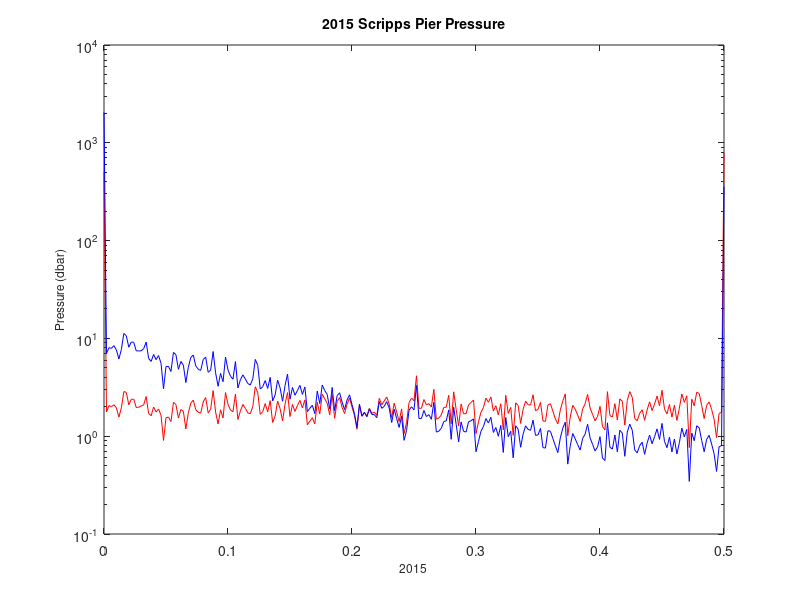
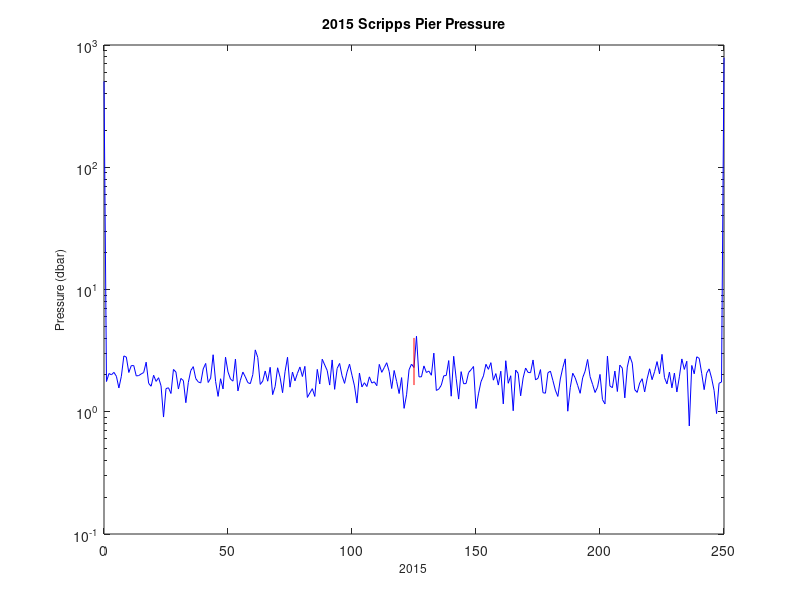
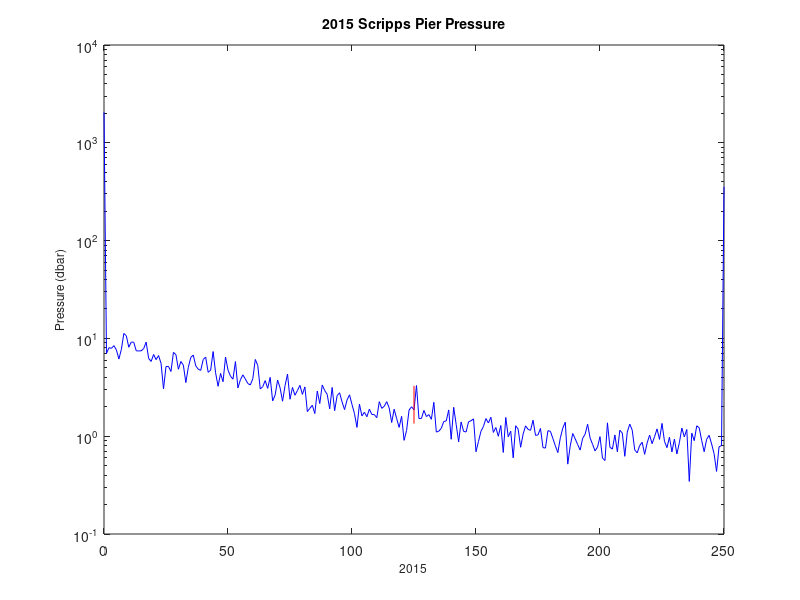

Recreate these plots in MATLAB, in order.
% file SIOC 221A HW 5
% 
% author Julia Dohner
%
% due date November 2, 2017

clear all; close all;

%% Compute two spectra - attempt via Lecture 7 Notes

% compute two spectra for white noise and autorecessive datasets by
% breaking the data up into segments

N = 10000; % length of each chunk of data
M = 20; % number of segments splitting data into
p = N/M; % datapoints per segment

% generating 10,000 element dataset with Gaussian white noise
a=randn(N,1);
b(1) = a(1);
% generating a second dataset using autoregressive process
for i=2:length(a)
    b(i)=.5*b(i-1)+a(i);
end

a_reshape = reshape(a,N/M,M);
b_reshape = reshape(b,N/M,M);
f_a = fft(a_reshape);
f_b = fft(b_reshape);
% for i = 1:floor(N/M);
%     amp_a(:,i) = abs(f_a(1:(N/2+1))).^2; % for even N
%     amp_b(:,i) = abs(f_b(1:(N/2+1))).^2; % for even N
% end

amp_a = abs(f_a(1:p/2+1,:)).^2; % aplitude of a = abs(f_t(from 1 to 500/2+1, all columns)^2
amp_a(2:p/2,:) = 2*amp_a(2:p/2,:)/p; % normalizing values in amp_a (except for 0)
% 
amp_b=abs(f_b(1:p/2+1,:)).^2; 
amp_b(2:p/2,:)=2*amp_b(2:p/2,:)/p;

frequency=(0:p/2)/p; % for N even
mean_amp_a = mean(amp_a,2);
mean_amp_b = mean(amp_b,2);
figure
semilogy(frequency,mean_amp_a, '-r', frequency, mean_amp_b, '-b')
xlabel('\fontsize{12}2015')
ylabel('\fontsize{12}Pressure (dbar)')
title('\fontsize{14}2015 Scripps Pier Pressure')

% %% Compute two spectra - my initial attempt
% 
% % generating 10,000 element dataset with Gaussian white noise
% a=randn(10000,1);
% b(1) = a(1);
% % generating a second dataset using autoregressive process
% for i=2:length(a)
%     b(i)=.5*b(i-1)+a(i);
% end
% 
% % compute two spectra for white noise and autorecessive datasets by
% % breaking the data up into segments
% 
% % reshaping data vector into 500x20 matrix
% a_reshape = reshape(a,[500,20]); % suggestion for getting red, white spectra
% b_reshape = reshape(b,[500,20]);
% 
% f_a = fft(a_reshape);
% f_b = fft(b_reshape);
% 
% % plotting spectra of a and b
% N = 500; % length of each chunk of data
% 
% % pre-allocating for speed
% amp_a = zeros(251,20);
% amp_b = zeros(251,20);
% for i = 1:20
%     amp_a(:,i) = abs(f_a(1:N/2+1)).^2; % for even N
%     amp_b(:,i) = abs(f_b(1:N/2+1)).^2; % for even N
% end
% 
% % take mean across rows
% mean_amp_a = mean(amp_a,2)/(N/2); 
% mean_amp_b = mean(amp_b,2)/(N/2); 
% % multiplying by 2 bc taking half frequencies, divide by N to normalize
% % technically don't do to freq 0, but won't be looking at freq 0
% 
% figure
% semilogy(0:250,mean_amp_a, 0:250, mean_amp_b, '-b');
% title('\fontsize{14}Spectra for white noise, autoregressive data');
% xlabel('\fontsize{12}frequency'); % freq is arbitrary, technically cycles per length of data
% ylabel('\fontsize{12}(units)^2 / frequency'); % y is arbitrary energy, raw data squared, divide by freq

% Helpful meeting notes:
%
% 2 in mean(x,2) is taking mean across second dimension (each row)
% default is dim 1, which is each column
% 250 freqs, 20 datasets
% can think of 20 thermistors on pier, ft each time series, average
% together to get typical spectrum for whole record

% seems like there's a lot of noise, go on to next section, look at error
% bars, see if wiggles are consistent with error bars, if not, look at code
%could also make dataset larger (200 instead of 20)

% summing: want energy in each segment (lect 7 notes)
% mean: want typical energy
% need to divide by length of segment to get the energy to work out
% (normalize appropriately)

%% add error bars to your spectra

nu = 2*floor(N/p);
err_low = nu/chi2inv(0.05/2,nu);
err_high = nu/chi2inv(1-0.05/2,nu);

figure
% semilogy(frequency,mean_amp_a, '-r', frequency, mean_amp_b, '-b')
semilogy(0:p/2, mean_amp_a, '-b', [p/4 p/4],[err_low err_high]*mean_amp_a(p/4), '-r')
xlabel('\fontsize{12}2015')
ylabel('\fontsize{12}Pressure (dbar)')
title('\fontsize{14}2015 Scripps Pier Pressure')

% 0:M/2 is 10x1
% mean_amp_a, mean_amp_b are 251x1
% [M/4 M/4] is [5,5] (1x2)

% really confusing in end of lecture 7 notes because the definitions of M
% and p get switched
% last term is [1.4192, 1.1909] (1x2)

% seems to be ok, only plotting error bar halfway through our half
% spectrum?
figure
semilogy(0:p/2, mean_amp_b, '-b', [p/4 p/4],[err_low err_high]*mean_amp_b(p/4), '-r')
xlabel('\fontsize{12}2015')
ylabel('\fontsize{12}Pressure (dbar)')
title('\fontsize{14}2015 Scripps Pier Pressure')
